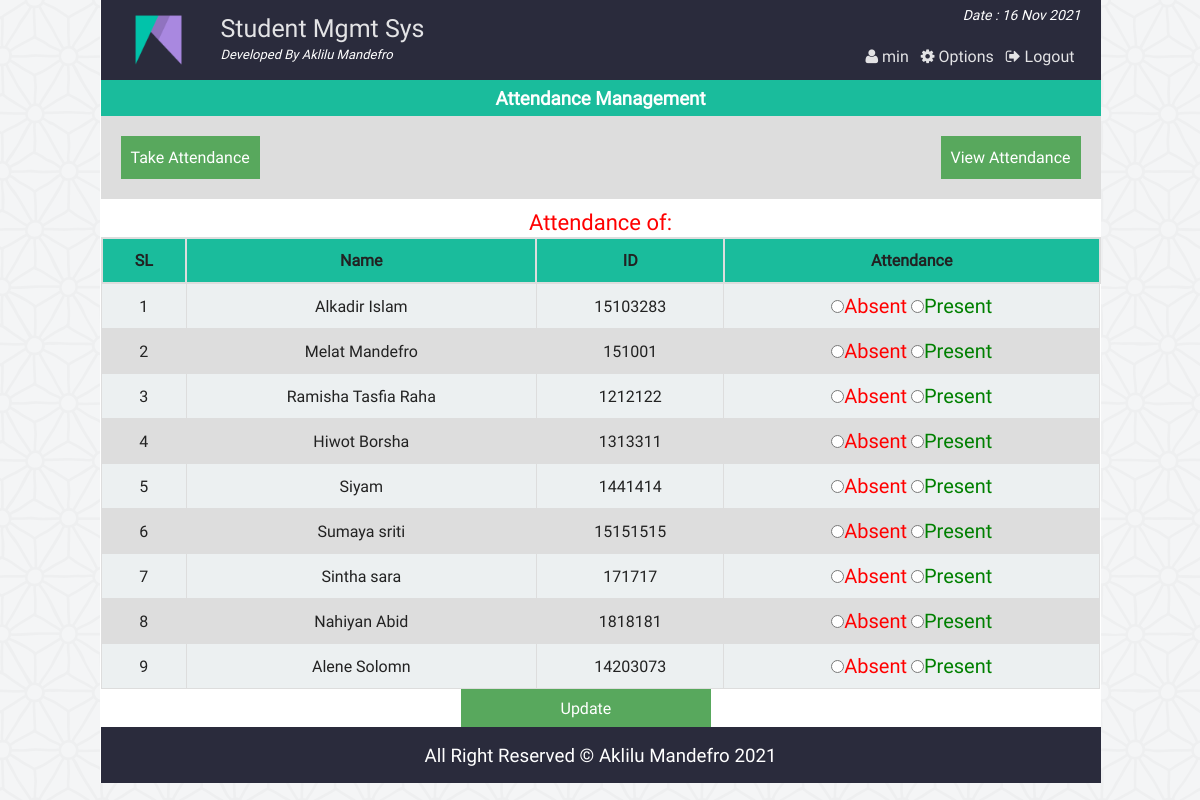
Page /att_single_view.php (signed in) on the committed database.
### tables this page shows
CREATE TABLE `at_student` (
  `id` int(11) NOT NULL,
  `name` varchar(40) NOT NULL,
  `st_id` int(11) NOT NULL
);

CREATE TABLE `attn` (
  `id` int(11) NOT NULL,
  `st_id` int(11) NOT NULL,
  `atten` varchar(50) NOT NULL,
  `at_date` date NOT NULL
);

### php/functions.php (called while the page is built, shortened)
<?php
class login_registration_class{
	public function get_admin_session(){
		return @$_SESSION['admin_login'];
	}
	public function attn_all_student($date){
		global $conn;
		$res = $conn->query("select at_student.name, attn.*
			from at_student
			inner join attn
			on at_student.st_id = attn.st_id
			where at_date = '$date' ");
		return $res;
	}
};
?>

### att_single_view.php (the view, shortened to what this page needs)
<?php
	require "php/config.php";
	require_once "php/functions.php";
	$user = new login_registration_class();
	$admin_name = $_SESSION['admin_name'];
?>
<?php
include "php/headertop_admin.php";
?>
<div class="all_student fix">
		<h3 style="text-align:center;color:#fff;margin:0;padding:5px;background:#1abc9c">Attendance Management</h3>
		<div  class="fix" style="background:#ddd;padding:20px;">
			<span style="float:left;"><a style="color:#fff;" href="class_att.php"><button style="background:#58A85D;border:none;color:#fff;padding:10px;">Take Attendance</button></a></span>
			<span style="float:right;"><a style="color:#fff;" href="att_view.php"> <button style="background:#58A85D;border:none;color:#fff;padding:10px;">View Attendance</button></a></span>
		</div>
		<p style="text-align:center;color:#34495e;margin:0;padding-top:8px;color:red;font-size:22px;">
			<?php echo "Attendance of: ".$date;?>
		</p>
	<form action="" method="post">
		<table class="tab_one" style="text-align:center;">
			<tr>
				<th style="text-align:center;">SL</th>
				<th style="text-align:center;">Name</th>
				<th style="text-align:center;">ID</th>
				<th style="text-align:center;">Attendance</th>
			</tr>
			<?php
			$i=0;
				$std = $user->attn_all_student($date);
				if($std){
				while($rows = $std->fetch_assoc()){
				$i++;
		?>
			<tr>
				<td><?php echo $i;?></td>
				<td><?php echo $rows['name'];?></td>
				<td><?php echo $rows['st_id'];?></td>
				<td>
					<label style="color:red;font-size:20px"><input type="radio" name="attn[<?php echo $rows['st_id'];?>]" value="absent" <?php if($rows['atten'] == "absent") echo "checked";?>/>Absent</label>
					<label style="color:green;font-size:20px"> <input type="radio" name="attn[<?php echo $rows['st_id'];?>]" value="present" <?php if($rows['atten'] == "present") echo "checked";?>/>Present</label>
				</td>
			</tr>
			<?php
			} }else echo "failed";
				?>
		</table>
		<span style="margin-left:360px;"><input style="<text-align:right></text-align:right>;background:#58A85D;border:none;color:#fff;padding:8px 100px;" type="submit" name="submit" value="Update" /></span>
	</form>
</div>
<?php include "php/footerbottom.php";?>

### php/headertop_admin.php (shortened to what this page needs)
<!Doctype html>
<html class="no-js" lang="">
    <head>
        <link rel="stylesheet" href="css/normalize.css">
        <link rel="stylesheet" href="font-awesome/css/font-awesome.min.css">
        <link rel="stylesheet" href="fonts/stylesheet.css">
        <link rel="stylesheet" href="css/main.css">
		<link rel="stylesheet" href="plugins/file-uploader/css/jquery.fileupload.css">
		<link rel="stylesheet" href="plugins/file-uploader/css/jquery.fileupload-ui.css">
    </head>
    <body>
        <header class="container header_area" >
			<div id="sticker">
				<div class="head">
					<a href="#               "><div class="logo fix">
						<img src="img/logo.png" alt="" />
					</div></a>
					<div class="uniname fix">
					<h2>Student Mgmt Sys</h2>
						<h5>Developed By Aklilu Mandefro</h5>
					</div>
				</div>
				<div class="menu ">
					<div class="dateshow fix"><p><?php echo "Date : ".date("d M Y"); ?></p></div>
					<ul>
						<?php if($user->get_admin_session()){ ?>
						<li><a href="admin_logout.php"><i class="fa fa-sign-out" aria-hidden="true"></i> Logout</a></li>
						<li><a href="admin.php"><i class="fa fa-cog" aria-hidden="true"></i> Options</a></li>
						<li><a href="admin.php"><i class="fa fa-user" aria-hidden="true"></i>
						<?php echo $admin_name; ?>
						</a></li>
						<?php } ?>
					</ul>
				</div>
			</div>
		</header>
		<div class="info container fix">

### php/footerbottom.php
</div>
<footer class="container">
	<h3 style="text-align:center;background:#2A2B3C;margin:0;padding:15px;color:#fff;font-weight:normal">All Right Reserved &copy; Aklilu Mandefro  <?php echo date("Y");?> </h3>
</footer>
</html>

### css/main.css (style rules this page uses)
html { color: #222; font-size: 1em; line-height: 1.4; }
audio, canvas, iframe, img, svg, video { vertical-align: middle; }
a { text-decoration:none; }
.fix { overflow:hidden; }
body { font-family:roboto !important; background:url(../img/ptrn.png) repeat fixed; }
.container { width:1000px; display:block; margin:0 auto; background:#FFFFFF; border-left:1px solid #FFFFFF; }
.header_area { height:80px; background:#2A2B3C; }
.head { float:left; width:400px; }
.logo { width:100px; margin-left:20px; float:left; }
.logo img { width:75px; height:80px; }
.uniname { float:left; padding-top: 10px; }
.uniname h2 { font-size:25px; font-weight:normal; color:#E3E3E5; margin-top: 20; padding: 0; margin: 0; }
.uniname h5 { font-size: 13px; font-style: italic; margin: 0; color: #ffffff; font-weight: normal; }
.dateshow p { color: #fff; text-align: right; margin: 0; margin-top: 5px; margin-right: 20px; padding: 0; font-size: 14px; font-style: italic; }
.menu { width:600px; float:left; }
.menu ul { color: #e3e3e5; list-style: outside none none; margin: 20px 20px 0 0; padding: 0; }
.menu>ul>li { float:right; display:block; }
.menu>ul>li a { color: #e3e3e5; font-size: 16px; padding: 3px 6px; }
.st_reg th, td { padding: 8px; }
table.tab_one { width:100%; }
table.tab_one th { background:#1abc9c; padding:10px; font-weight:bold; text-align:left; }
table.tab_one td { border:1px solid #ddd; padding:8px; }
table.tab_one tr:nth-child(odd) { background:#ddd; }
table.tab_one tr:nth-child(even) { background:#ecf0f1; }
.all_student { min-height:450px; }
table.att_tab tr,td,th { border:2px solid #ddd; border-collapse:collapse; padding:8px; }
#sticker { background:#2A2B3C; }

### rows in the picture
at_student: name "Alkadir Islam", attn.st_id "15103283"
attn: atten "☐ Absent", atten "☐ Present"
at_student: name "Melat Mandefro", attn.st_id "151001"
attn: atten "☐ Absent", atten "☐ Present"
at_student: name "Ramisha Tasfia Raha", attn.st_id "1212122"
attn: atten "☐ Absent", atten "☐ Present"
at_student: name "Hiwot Borsha", attn.st_id "1313311"
attn: atten "☐ Absent", atten "☐ Present"
at_student: name "Siyam", attn.st_id "1441414"
attn: atten "☐ Absent", atten "☐ Present"
at_student: name "Sumaya sriti", attn.st_id "15151515"
attn: atten "☐ Absent", atten "☐ Present"
at_student: name "Sintha sara", attn.st_id "171717"
attn: atten "☐ Absent", atten "☐ Present"
at_student: name "Nahiyan Abid", attn.st_id "1818181"
attn: atten "☐ Absent", atten "☐ Present"
at_student: name "Alene Solomn", attn.st_id "14203073"
attn: atten "☐ Absent", atten "☐ Present"

### other values in the picture
$admin_name "min"
